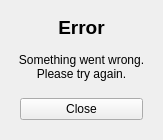
<?xml version="1.0" encoding="UTF-8"?>
<ui version="4.0">
 <class>errorWindow</class>
 <widget class="QWidget" name="errorWindow">
  <property name="geometry">
   <rect>
    <x>0</x>
    <y>0</y>
    <width>163</width>
    <height>140</height>
   </rect>
  </property>
  <property name="windowTitle">
   <string>Delete Item</string>
  </property>
  <layout class="QVBoxLayout" name="verticalLayout">
   <item>
    <widget class="QLabel" name="label">
     <property name="font">
      <font>
       <pointsize>14</pointsize>
       <bold>true</bold>
      </font>
     </property>
     <property name="text">
      <string>Error</string>
     </property>
     <property name="alignment">
      <set>Qt::AlignCenter</set>
     </property>
    </widget>
   </item>
   <item>
    <widget class="QLabel" name="warningLabel">
     <property name="text">
      <string>Something went wrong. Please try again.</string>
     </property>
     <property name="alignment">
      <set>Qt::AlignCenter</set>
     </property>
     <property name="wordWrap">
      <bool>true</bool>
     </property>
    </widget>
   </item>
   <item>
    <widget class="QWidget" name="widget" native="true">
     <layout class="QHBoxLayout" name="horizontalLayout">
      <item>
       <widget class="QPushButton" name="closeBtn">
        <property name="styleSheet">
         <string notr="true"/>
        </property>
        <property name="text">
         <string>Close</string>
        </property>
       </widget>
      </item>
     </layout>
    </widget>
   </item>
  </layout>
 </widget>
 <resources/>
 <connections/>
</ui>
